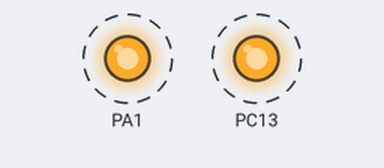
This program was run on a simulated STM32 Blue Pill. Parts: output pins drawn as LEDs (lit = HIGH). Dashed ring = blinking.

Above: at 0.2 s.
Timing chart, 0 to 3.0 s (numbered marks = the images above):
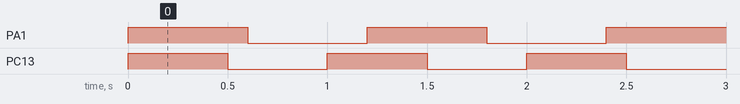

Measured:
- by itself, PA1: alternates HIGH for 0.60 s and LOW for 0.60 s
- by itself, PC13: alternates HIGH for 0.50 s and LOW for 0.50 s
- by itself, everything shown: repeats every 6.0 s, in 20 steps

The program:

main.cpp
```cpp
#include <Arduino.h>
#include <STM32FreeRTOS.h>

void TaskBlinkInternal(void *pvParameters);
void TaskBlinkExternal(void *pvParameters);

void setup()
{
    // Task creation requires the function pointer to match the (void*)
    // signature
    xTaskCreate(TaskBlinkInternal, "Internal", 128, NULL, 1, NULL);
    xTaskCreate(TaskBlinkExternal, "External", 128, NULL, 1, NULL);

    vTaskStartScheduler();
}

void loop() {}

void TaskBlinkInternal(void *pvParameters)
{
    // Declaring as volatile forces the compiler to keep it in memory
    volatile void *myParam = pvParameters;
    // We keep the parameter in the signature to satisfy the RTOS,
    // but we "void" it here to suppress compiler warnings.
    (void)pvParameters;
    pinMode(PC13, OUTPUT);
    for (;;)
    {
        digitalWrite(PC13, !digitalRead(PC13));
        vTaskDelay(pdMS_TO_TICKS(500));
        if (myParam == NULL) // This condition is always true, but it prevents
                             // the compiler from optimizing away the variable
        {
            __asm__("nop"); // Assembly "No Operation"
        }
    }
}

void TaskBlinkExternal(void *pvParameters)
{
    // Declaring as volatile forces the compiler to keep it in memory
    volatile void *myParam = pvParameters;
    // We keep the parameter in the signature to satisfy the RTOS,
    // but we "void" it here to suppress compiler warnings.
    (void)pvParameters;
    pinMode(PA1, OUTPUT);
    for (;;)
    {
        digitalWrite(PA1, !digitalRead(PA1));
        vTaskDelay(pdMS_TO_TICKS(600));
        if (myParam == NULL) // This condition is always true, but it prevents
                             // the compiler from optimizing away the variable
        {
            __asm__("nop"); // Assembly "No Operation"
        }
    }
}
```
